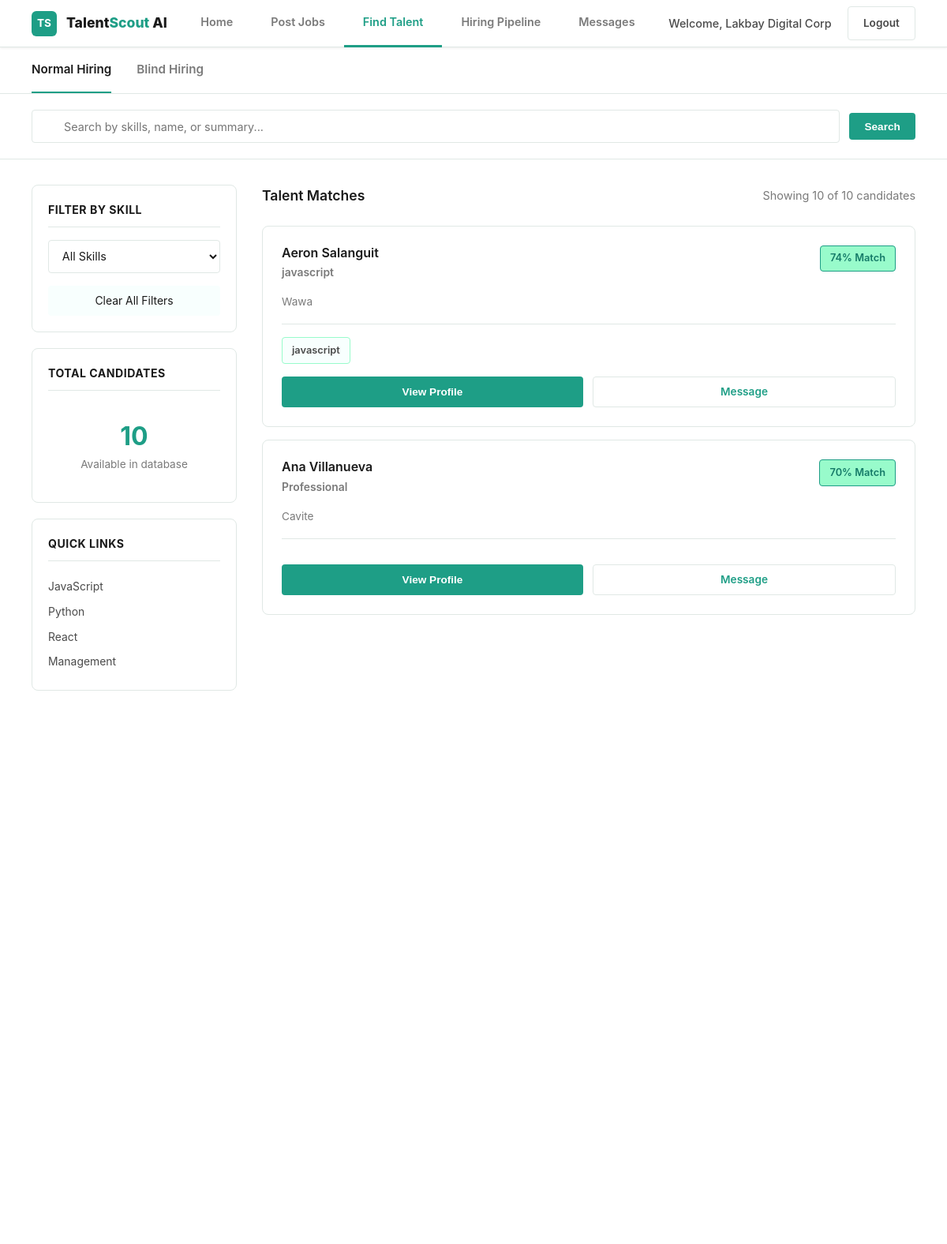
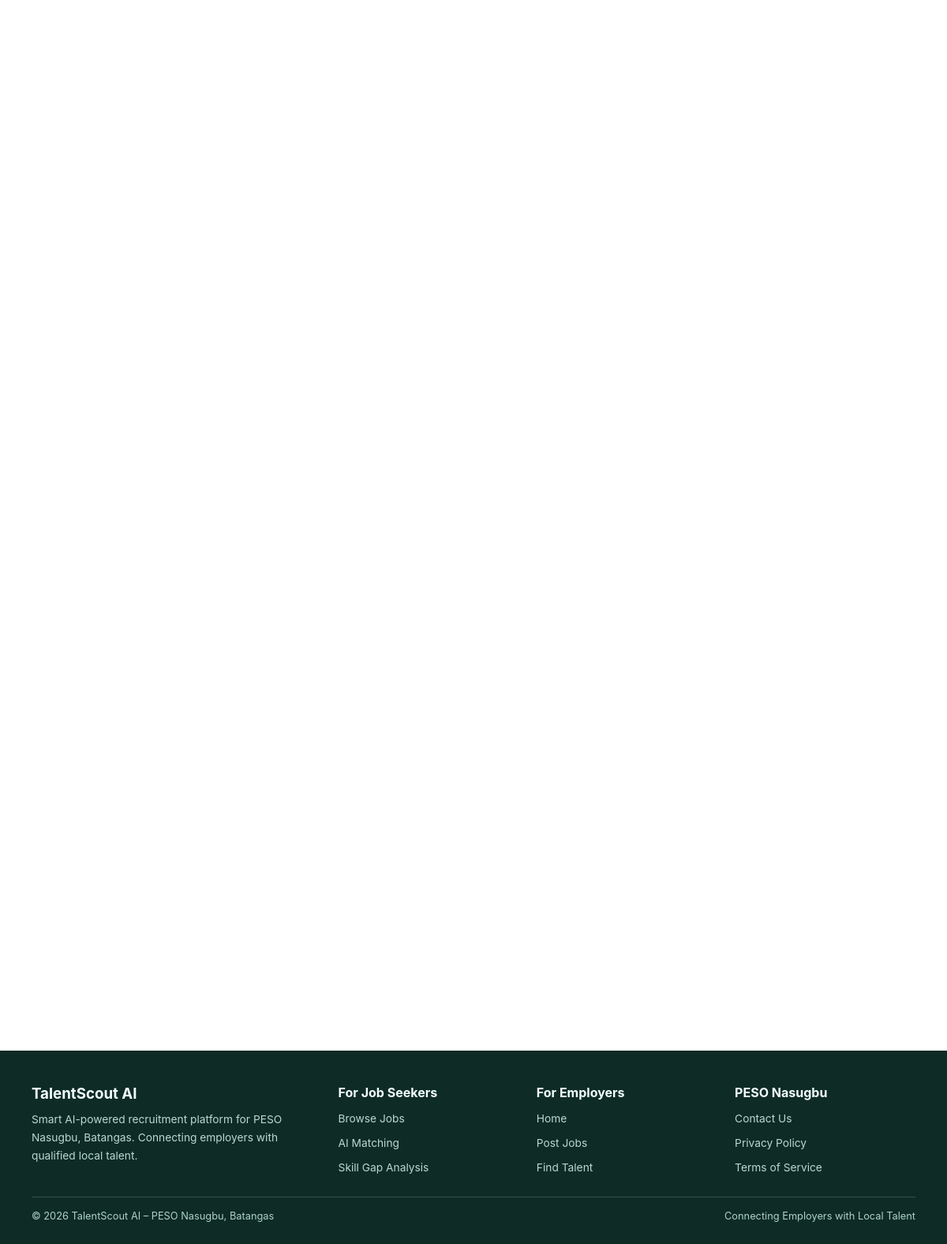
The app's page /employers/modules/employee-finder/index.php (signed in) with its own data (2 pictures, top to bottom).
### tables this page shows
CREATE TABLE `employee` (
  `employee_id` int(11) NOT NULL,
  `first_name` varchar(255) DEFAULT NULL,
  `last_name` varchar(255) DEFAULT NULL,
  `email` varchar(255) DEFAULT NULL,
  `password` varchar(255) DEFAULT NULL,
  `address` varchar(255) DEFAULT NULL,
  `is_active` tinyint(1) DEFAULT NULL
);

### employers/modules/employee-finder/index.php (the view, shortened to what this page needs)
<?php
$conn = getConnection();
$search_query = trim($_GET['search'] ?? '');
$filter_skill = $_GET['skill'] ?? '';
$where_conditions = ["e.is_active = 1"];
$where_clause = implode(" AND ", $where_conditions);
$employees = [];
$sql = "SELECT DISTINCT
  e.employee_id,
  e.first_name,
  e.last_name,
  e.address,
  IFNULL(r.summary, 'No summary provided') as summary,
  IFNULL(r.resume_id, 0) as resume_id
FROM employee e
LEFT JOIN resumes r ON e.employee_id = r.employee_id
WHERE $where_clause
ORDER BY e.first_name ASC";
$stmt = $conn->prepare($sql);
$stmt->execute();
$result = $stmt->get_result();
while ($row = $result->fetch_assoc()) {
  $employees[] = $row;
}
$total_count = 0;
$stmt = $conn->query("SELECT COUNT(*) as cnt FROM employee WHERE is_active = 1");
if ($row = $stmt->fetch_assoc()) {
  $total_count = $row['cnt'];
}
?>
<!DOCTYPE html>
<html lang="en">
<head>
  <link rel="stylesheet" href="../../../styles/global.css">
  <link rel="stylesheet" href="../../../styles/page-layout.css">
</head>
<body>
<nav class="navbar">
  <a href="../../index.php" class="nav-logo">
    <div class="nav-logo-icon">TS</div>
    <span class="nav-logo-text">Talent<span>Scout</span> AI</span>
  </a>
  <ul class="nav-links">
    <li><a href="../../index.php">Home</a></li>
    <li><a href="../post-jobs/">Post Jobs</a></li>
    <li><a href="./" class="active">Find Talent</a></li>
    <li><a href="../applicant-tracking/">Hiring Pipeline</a></li>
    <li><a href="../chat-sms/">Messages</a></li>
  </ul>
  <div class="nav-actions">
    <?php if (isset($_SESSION['employer_id'])): ?>
      <span class="nav-user">Welcome, <?php echo htmlspecialchars($_SESSION['employer_name'] ?? 'Employer'); ?></span>
      <a href="../../logout.php" class="btn btn-outline">Logout</a>
    <?php else: ?>
      <a href="../../login.php" class="btn btn-outline">Login</a>
      <a href="../../signup.php" class="btn btn-primary">Get Started</a>
    <?php endif; ?>
  </div>
</nav>
<div class="sub-navbar">
  <div class="sub-navbar-inner">
    <a class="sub-nav-link active" onclick="switchTab('normal')">
      Normal Hiring
    </a>
    <a class="sub-nav-link" onclick="switchTab('blind')">
      Blind Hiring
    </a>
  </div>
</div>
<div id="normal-tab" class="tab-content active">
  <div class="search-bar-wrap">
    <form method="GET" class="search-bar">
      <div class="search-input-rel">
        <input type="text" name="search" class="input" placeholder="Search by skills, name, or summary..." value="<?php echo htmlspecialchars($search_query); ?>">
      </div>
      <button type="submit" class="btn btn-primary">Search</button>
    </form>
  </div>
  <div class="main-layout">
    <aside>
      <div class="sidebar-card">
        <div class="sidebar-title">Filter by Skill</div>
        <form method="GET">
          <select name="skill" class="select" style="width: 100%; margin-bottom: 1rem;" onchange="this.form.submit()">
            <option value="">All Skills</option>
          </select>
        </form>
        <a href="?" class="filter-item" style="text-decoration: none; color: inherit; display: block; padding: 0.5rem; background: var(--bg-light); border-radius: 4px; text-align: center;">
          Clear All Filters
        </a>
      </div>
      <div class="sidebar-card">
        <div class="sidebar-title">Total Candidates</div>
        <div style="text-align: center; padding: 1rem;">
          <div style="font-size: 2rem; font-weight: 700; color: var(--primary-dark);"><?php echo $total_count; ?></div>
          <div style="font-size: 0.85rem; color: var(--text-light);">Available in database</div>
        </div>
      </div>
      <div class="sidebar-card">
        <div class="sidebar-title">Quick Links</div>
        <a href="?search=JavaScript" class="filter-item" style="text-decoration: none; color: var(--text-mid); display: block; padding: 0.3rem 0;">
          <span>JavaScript</span>
        </a>
        <a href="?search=Python" class="filter-item" style="text-decoration: none; color: var(--text-mid); display: block; padding: 0.3rem 0;">
          <span>Python</span>
        </a>
        <a href="?search=React" class="filter-item" style="text-decoration: none; color: var(--text-mid); display: block; padding: 0.3rem 0;">
          <span>React</span>
        </a>
        <a href="?search=Management" class="filter-item" style="text-decoration: none; color: var(--text-mid); display: block; padding: 0.3rem 0;">
          <span>Management</span>
        </a>
      </div>
    </aside>
    <div>
      <div class="results-header">
        <div class="results-title">Talent Matches</div>
        <div class="results-count">
          <?php if (!empty($search_query) || !empty($filter_skill)): ?>
            Found <?php echo count($employees); ?> candidate(s)
          <?php else: ?>
            Showing <?php echo count($employees); ?> of <?php echo $total_count; ?> candidates
          <?php endif; ?>
        </div>
      </div>
      <?php
        if (count($employees) > 0) {
          foreach ($employees as $emp) {
            $match_score = min(98, 70 + (count($emp['skills']) * 4));
      ?>
      <div class="candidate-card">
        <div class="candidate-header">
          <div class="candidate-info">
            <h3><?php echo htmlspecialchars($emp['first_name'] . ' ' . $emp['last_name']); ?></h3>
            <div class="candidate-role"><?php echo htmlspecialchars(count($emp['skills']) > 0 ? implode(' / ', array_slice($emp['skills'], 0, 2)) : 'Professional'); ?></div>
          </div>
          <div class="match-badge"><?php echo $match_score; ?>% Match</div>
        </div>
        <div class="candidate-meta">
          <span><?php echo htmlspecialchars($emp['address']); ?></span>
        </div>
        <div class="skills-list">
          <?php foreach (array_slice($emp['skills'], 0, 4) as $skill): ?>
            <span class="skill-tag"><?php echo htmlspecialchars($skill); ?></span>
          <?php endforeach; ?>
        </div>
        <div class="action-buttons">
          <button class="btn-small btn-primary-small" onclick="viewProfile(<?php echo $emp['employee_id']; ?>)">View Profile</button>
          <a href="../chat-sms/?employee_id=<?php echo $emp['employee_id']; ?>" class="btn-small btn-outline-small" style="text-decoration: none; display: inline-block;">Message</a>
        </div>
      </div>
      <?php }
        } else {
      ?>
      <div style="text-align: center; color: var(--text-light); padding: 2rem;">
        <p>No candidates available at this time.</p>
      </div>
      <?php } ?>
    </div>
  </div>
</div>
<footer class="footer">
  <div class="footer-inner">
    <div class="footer-top">
      <div class="footer-brand">
        <h3>TalentScout AI</h3>
        <p>Smart AI-powered recruitment platform for PESO Nasugbu, Batangas. Connecting employers with qualified local talent.</p>
      </div>
      <div class="footer-col">
        <h4>For Job Seekers</h4>
        <ul>
          <li><a href="../../employees/">Browse Jobs</a></li>
          <li><a href="../../employees/modules/ai-matching/">AI Matching</a></li>
          <li><a href="../../employees/modules/skill-gap-analysis/">Skill Gap Analysis</a></li>
        </ul>
      </div>
      <div class="footer-col">
        <h4>For Employers</h4>
        <ul>
          <li><a href="../../index.php">Home</a></li>
          <li><a href="../post-jobs/">Post Jobs</a></li>
          <li><a href="./">Find Talent</a></li>
        </ul>
      </div>
      <div class="footer-col">
        <h4>PESO Nasugbu</h4>
        <ul>
          <li><a href="#">Contact Us</a></li>
          <li><a href="#">Privacy Policy</a></li>
          <li><a href="#">Terms of Service</a></li>
        </ul>
      </div>
    </div>
    <div class="footer-bottom">
      <span>© 2026 TalentScout AI – PESO Nasugbu, Batangas</span>
      <span>Connecting Employers with Local Talent</span>
    </div>
  </div>
</footer>
</body>
</html>

### styles/global.css (style rules this page uses)
:root { --nav-height: 60px; --primary-dark: #1e9e86; --primary-mid: #4fbfa4; --primary-light: #98fbcb; --primary-lighter: #d4f7ed; --primary: #d4f7ed; --primary-darker: #157a68; --text-dark: #1a1a1a; --text-mid: #4a4a4a; --text-light: #7a7a7a; --text-muted: #a0a0a0; --bg-light: #f8fffe; --bg-lighter: #eefff9; --border: #e0e8e5; --radius: 8px; --radius-sm: 4px; --shadow-sm: 0 1px 3px rgba(0, 0, 0, 0.08); --shadow: 0 4px 12px rgba(30, 158, 134, 0.15); --shadow-lg: 0 10px 30px rgba(30, 158, 134, 0.2); }
* { margin: 0; padding: 0; box-sizing: border-box; }
html { scroll-behavior: smooth; }
body { font-family: -apple-system, BlinkMacSystemFont, "Segoe UI", Roboto, "Helvetica Neue", Arial, sans-serif; color: var(--text-dark); line-height: 1.6; background: white; transition: background-color 0.3s ease; }
h1, h2, h3, h4, h5, h6 { font-weight: 700; line-height: 1.2; }
a { color: inherit; text-decoration: none; }
.navbar { display: flex; align-items: center; justify-content: space-between; height: var(--nav-height); padding: 0 2.5rem; background: white; border-bottom: 1px solid var(--border); position: sticky; top: 0; z-index: 100; box-shadow: var(--shadow-sm); }
.nav-logo { display: flex; align-items: center; gap: 0.75rem; font-weight: 800; font-size: 1.1rem; color: var(--text-dark); text-decoration: none; }
.nav-logo-icon { width: 32px; height: 32px; background: var(--primary-dark); color: white; border-radius: 6px; display: flex; align-items: center; justify-content: center; font-weight: 700; font-size: 0.85rem; }
.nav-logo-text { display: none; }
@media (min-width: 768px) { .nav-logo-text { display: inline; } }
@media (min-width: 768px) { .nav-logo-text span { color: var(--primary-dark); } }
.nav-links { display: flex; gap: 0; list-style: none; margin: 0 auto; flex: 1; justify-content: center; }
.nav-links li { display: flex; align-items: center; }
.nav-links a { display: flex; align-items: center; padding: 0 1.5rem; height: var(--nav-height); font-weight: 600; font-size: 0.9rem; color: var(--text-light); border-bottom: 3px solid transparent; transition: all 0.25s ease; position: relative; }
.nav-links a.active { color: var(--primary-dark); border-bottom-color: var(--primary-dark); }
.nav-actions { display: flex; gap: 0.75rem; align-items: center; }
.nav-user { font-size: 0.9rem; color: var(--text-mid); font-weight: 500; margin-right: 0.5rem; }
.btn { padding: 0.6rem 1.2rem; border-radius: var(--radius-sm); font-weight: 600; font-size: 0.85rem; cursor: pointer; border: none; text-decoration: none; display: inline-flex; align-items: center; gap: 0.5rem; transition: all 0.25s cubic-bezier(0.4, 0, 0.2, 1); position: relative; }
.btn-primary { background: var(--primary-dark); color: white; }
.btn-outline { background: transparent; color: var(--text-mid); border: 1.5px solid var(--border); transition: all 0.25s ease; }
input[type="text"], input[type="email"], input[type="password"], input[type="number"], input[type="date"], input[type="tel"], .input, textarea, .textarea, select, .select { width: 100%; padding: 0.7rem 0.875rem; border: 1.5px solid var(--border); border-radius: var(--radius-sm); font-size: 0.9rem; font-family: inherit; color: var(--text-dark); background: white; transition: all 0.2s ease; }

### records on screen
employee: first_name+last_name "Aeron Salanguit", skills "javascript", match_score "74", address "Wawa", skill "javascript"
employee: first_name+last_name "Ana Villanueva", skills "Professional", match_score "70", address "Cavite"

### other values on screen
$_SESSION['employer_name'] "Lakbay Digital Corp"
$total_count "10"
count($employees) "10"
